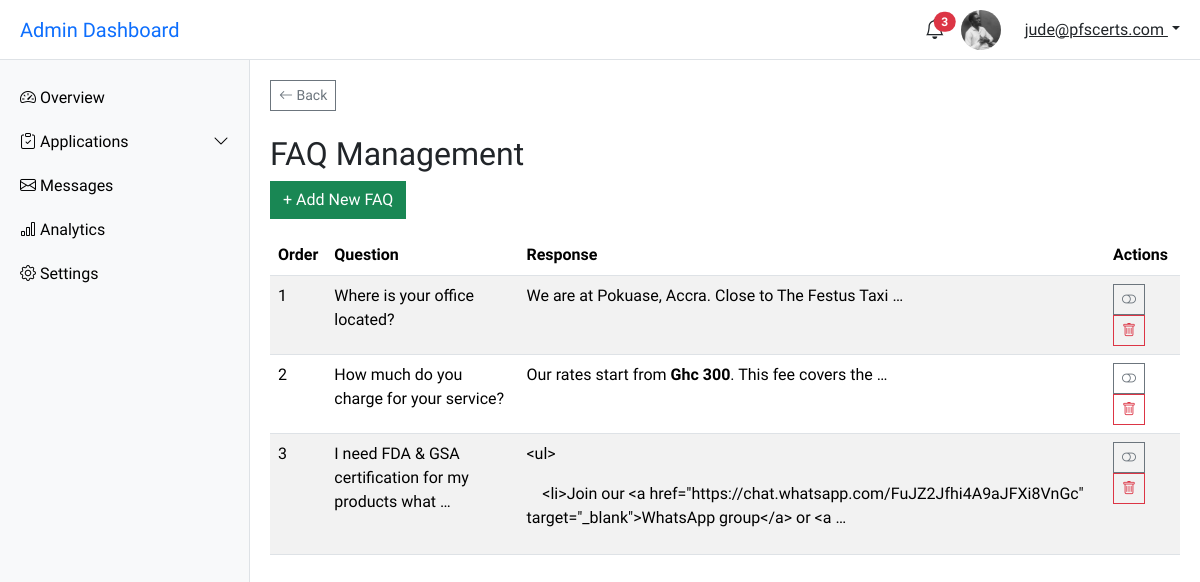
The app's page /dashboard/admin/faqs/ (signed in), older data.
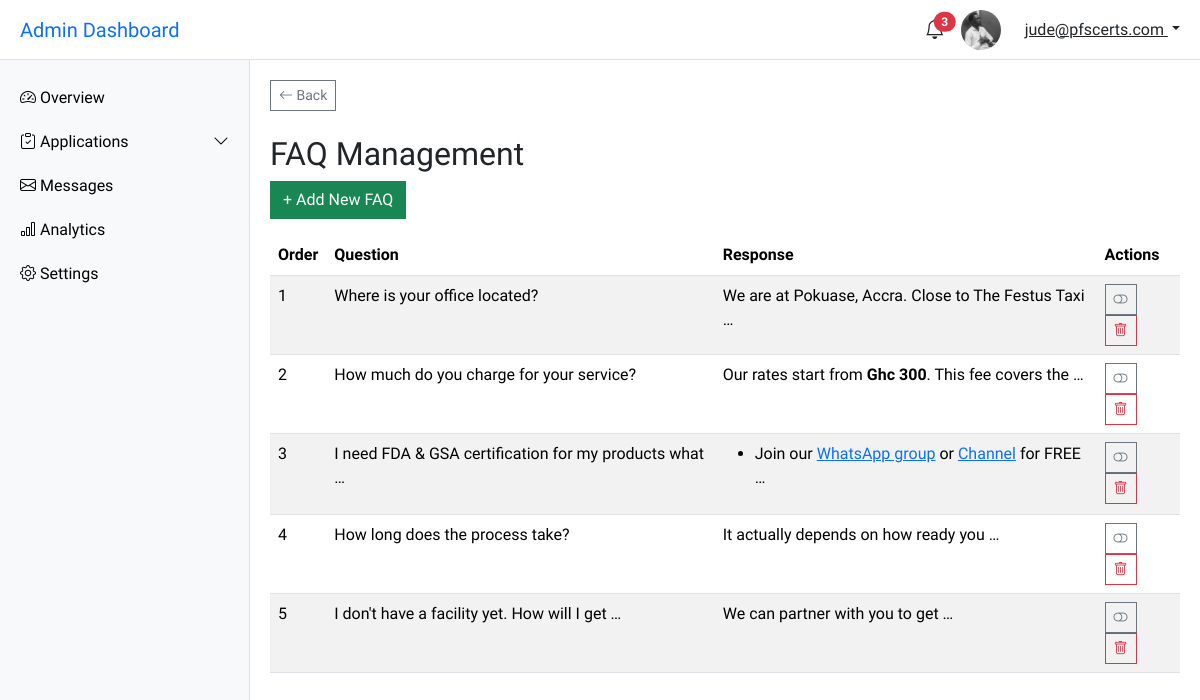
The same page, newer data.
### main/models.py (models this page shows, shortened)
class FAQ(models.Model):
    question = models.CharField(max_length=255)
    answer = CKEditor5Field(config_name='extends')
    order = models.PositiveIntegerField(default=0)
    is_active = models.BooleanField(default=True)
    class Meta:
        ordering = ['order']

### main/views.py (the view)
# urls.py: path('dashboard/admin/faqs/', faq_list, name='admin-faq-list'),
@user_passes_test(lambda u: u.is_staff or u.is_superuser)
def faq_list(request):
    faqs = FAQ.objects.all()
    context = {
        'faqs': faqs,
    }
    return render(request, 'main/faqs_list.html', context)

### main/templates/main/faqs_list.html (shortened to what this page needs)
{% extends "main/admin-base.html" %}
{% block content %}
<main class="main-content">
    <div class="mb-4 text-start">
        <a href="{% url 'admin-settings' %}" class="btn btn-sm btn-outline-secondary">
            <i class="bi bi-arrow-left"></i> Back
        </a>
    </div>
    <h2>FAQ Management</h2>
    <a href="{% url 'admin-faq-add' %}" class="btn btn-success mb-3">+ Add New FAQ</a>
    <div class="table-responsive">
        <table class="table table-striped">
            <thead>
                <tr>
                    <th>Order</th>
                    <th>Question</th>
                    <th>Response</th>
                    <th>Actions</th>
                </tr>
            </thead>
            <tbody>
                {% for faq in faqs %}
                <tr>
                    <td>{{ faq.order }}</td>
                    <td>{{ faq.question|truncatewords:10 }}</td>
                    <td>{{ faq.answer|truncatewords:10|safe }}</td>
                    <td>
                        <form action="{% url "toggle-faq-active" faq.id %}" method="POST" style="display:inline;">
                            <button type="submit" class="btn btn-outline-secondary btn-sm" data-bs-toggle="tooltip" title="{% if faq.is_active %}Deactivate{% else %}Activate{% endif %}">
                                <i class="bi {% if faq.is_active %}bi-toggle-off{% else %}bi-toggle-on{% endif %}"></i>
                            </button>
                        </form>
                        <form action="{% url 'admin-faq-delete' faq.pk %}" method="POST" style="display:inline;">
                            <button type="submit" class="btn btn-outline-danger btn-sm" data-bs-toggle="tooltip" title="Delete" onclick="return confirm('Are you sure you want to delete this FAQ?');">
                            <i class="bi bi-trash"></i>
                            </button>
                        </form>
                    </td>
                </tr>
                {% endfor %}
            </tbody>
        </table>
    </div>
</main>
{% endblock %}

Row changes from the older to the newer data that the page shows:
changed FAQ "I need FDA & GSA certification for my products what …": answer "<ul> <li>Join our <a href=\"https://chat.whatsapp.com/FuJZ2Jfhi4A9aJFXi8VnGc\" target=\"_blank\">WhatsApp group</a> or <a …" → "Join our WhatsApp group or Channel for FREE …"
added FAQ: order "4", question "How long does the process take?", answer "It actually depends on how ready you …", is_active True (drawn)
added FAQ: order "5", question "I don't have a facility yet. How will I get …", answer "We can partner with you to get …", is_active True (drawn)
